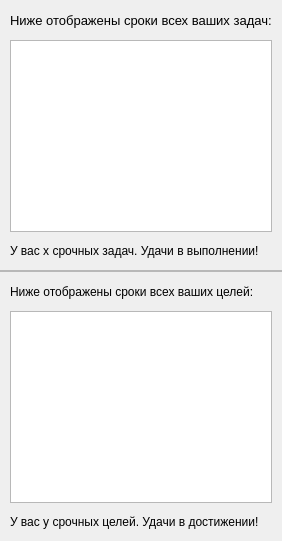
                     <widget class="QWidget" name="page_Deadlines">
                      <layout class="QHBoxLayout" name="horizontalLayout_10">
                       <property name="spacing">
                        <number>0</number>
                       </property>
                       <property name="leftMargin">
                        <number>0</number>
                       </property>
                       <property name="topMargin">
                        <number>0</number>
                       </property>
                       <property name="rightMargin">
                        <number>0</number>
                       </property>
                       <property name="bottomMargin">
                        <number>0</number>
                       </property>
                       <item>
                        <widget class="QFrame" name="page_Deadlines_Layout">
                         <property name="maximumSize">
                          <size>
                           <width>1000</width>
                           <height>16777215</height>
                          </size>
                         </property>
                         <layout class="QVBoxLayout" name="verticalLayout_23">
                          <property name="spacing">
                           <number>0</number>
                          </property>
                          <property name="leftMargin">
                           <number>0</number>
                          </property>
                          <property name="topMargin">
                           <number>0</number>
                          </property>
                          <property name="rightMargin">
                           <number>0</number>
                          </property>
                          <property name="bottomMargin">
                           <number>0</number>
                          </property>
                          <item>
                           <widget class="QFrame" name="pg_tasks">
                            <property name="minimumSize">
                             <size>
                              <width>0</width>
                              <height>200</height>
                             </size>
                            </property>
                            <layout class="QVBoxLayout" name="verticalLayout_15">
                             <property name="spacing">
                              <number>12</number>
                             </property>
                             <property name="leftMargin">
                              <number>10</number>
                             </property>
                             <property name="topMargin">
                              <number>13</number>
                             </property>
                             <property name="rightMargin">
                              <number>10</number>
                             </property>
                             <property name="bottomMargin">
                              <number>12</number>
                             </property>
                             <item>
                              <widget class="QLabel" name="pd_tasksLabel_1">
                               <property name="minimumSize">
                                <size>
                                 <width>0</width>
                                 <height>0</height>
                                </size>
                               </property>
                               <property name="font">
                                <font>
                                 <pointsize>10</pointsize>
                                </font>
                               </property>
                               <property name="text">
                                <string>Ниже отображены сроки всех ваших задач:</string>
                               </property>
                              </widget>
                             </item>
                             <item>
                              <widget class="QTableView" name="deadlines_tasks"/>
                             </item>
                             <item>
                              <widget class="QLabel" name="pd_tasksLabel_2">
                               <property name="minimumSize">
                                <size>
                                 <width>0</width>
                                 <height>0</height>
                                </size>
                               </property>
                               <property name="text">
                                <string>У вас x срочных задач. Удачи в выполнении!</string>
                               </property>
                              </widget>
                             </item>
                            </layout>
                           </widget>
                          </item>
                          <item>
                           <widget class="QFrame" name="pd_border">
                            <property name="minimumSize">
                             <size>
                              <width>0</width>
                              <height>2</height>
                             </size>
                            </property>
                            <property name="maximumSize">
                             <size>
                              <width>16777215</width>
                              <height>2</height>
                             </size>
                            </property>
                            <property name="frameShape">
                             <enum>QFrame::StyledPanel</enum>
                            </property>
                            <property name="frameShadow">
                             <enum>QFrame::Raised</enum>
                            </property>
                           </widget>
                          </item>
                          <item>
                           <widget class="QFrame" name="pd_goals">
                            <property name="minimumSize">
                             <size>
                              <width>0</width>
                              <height>200</height>
                             </size>
                            </property>
                            <layout class="QVBoxLayout" name="verticalLayout_16">
                             <property name="spacing">
                              <number>12</number>
                             </property>
                             <property name="leftMargin">
                              <number>10</number>
                             </property>
                             <property name="topMargin">
                              <number>13</number>
                             </property>
                             <property name="rightMargin">
                              <number>10</number>
                             </property>
                             <property name="bottomMargin">
                              <number>12</number>
                             </property>
                             <item>
                              <widget class="QLabel" name="pd_goalsLabel_1">
                               <property name="text">
                                <string>Ниже отображены сроки всех ваших целей:</string>
                               </property>
                              </widget>
                             </item>
                             <item>
                              <widget class="QTableView" name="tableView"/>
                             </item>
                             <item>
                              <widget class="QLabel" name="pd_goalsLabel_2">
                               <property name="text">
                                <string>У вас y срочных целей. Удачи в достижении!</string>
                               </property>
                              </widget>
                             </item>
                            </layout>
                           </widget>
                          </item>
                         </layout>
                        </widget>
                       </item>
                      </layout>
                     </widget>
